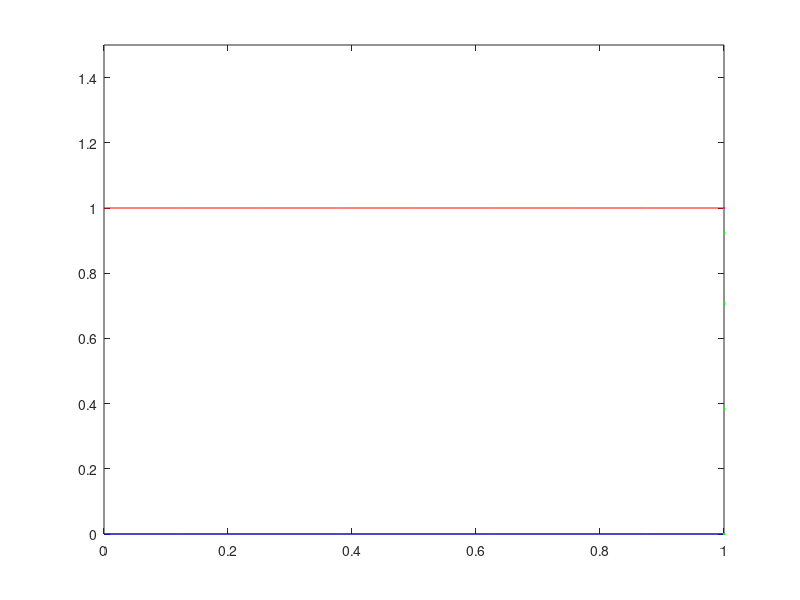

Recreate this plot in MATLAB.
a = 1;
b = 2;

%initialize parameters
t0 = 0;
tf = 1;
L = 8;
 

%define space mesh
h = 1 / L;
x = 0 : h  : 1;
x = x';

%set inital funcitons  
InitialPressure = sin( pi * x );
InitialVelocity = ones( 1 , length( x ) );

% define time mesh
k = h  ;
t = t0 : k : tf;
N = length( t ) - 1;

%wave speed details
rho1 = 1;                 %density
K1 = 1;                   %bulk modulus
rho2 = 1;
K2 = 1;
%impedence
Z1 = rho1 * K1;             
Z2 = rho2 * K2;

A = [ 0 K1 ; 1 / rho1 0 ];       %wave speed
R = [ -Z1 Z1 ; 1 1 ];
evaluesA = eig( A );
c0w = evaluesA( 1 );
c0z = evaluesA( 2 );

%CFL number
mu = A * k / h;

%preallocate u, set initial value using intital condition
U =struct('PressureEdge1',zeros( N + 1 , L + 1 ),...
          'VelocityEdge1',zeros( N + 1 , L + 1 ),...
          'PressureEdge2',zeros( N + 1 , L + 1 ),...
          'VelocityEdge2',zeros( N + 1 , L + 1 ));
U( : ).PressureEdge1( 1 , : ) = InitialPressure( 1 : L + 1 );
U( : ).VelocityEdge1( 1 , : ) = InitialVelocity( 1 : L + 1 );
U( : ).PressureEdge2( 1 , : ) = InitialPressure( L + 1 : end );
U( : ).VelocityEdge2( 1 , : ) = InitialVelocity( L + 1 : end );



%struct to store w,z at junctions, index gives egde, column 1 of struct is
%the char at the left endpoint 'a' and column 2 gives the char at the 
% right endpoint 'b'
%w left moving 
%z right moving
C=struct( 'w1',zeros( N + 1 , 2 ),...
          'z1',zeros( N + 1 , 2 ),...
          'w2',zeros( N + 1 , 2 ),...
          'z2',zeros( N + 1 , 2 ) );

%loop through time
for n=1:N
    %loop through space
    for j=2:L
%u(n + 1,j)= (u(n,j - 1) + u(n,j + 1))/2 -(mu/2)*(u(n,j + 1) - u(n,j - 1))
      
      %calculate interior nodes for edge 1
      prev = ( cell2mat( { U.PressureEdge1( n , j - 1 ),...
                           U.VelocityEdge1( n , j - 1 ) } ) )';
                  
      next = ( cell2mat( { U.PressureEdge1( n , j + 1 ),...
                           U.VelocityEdge1( n , j + 1 ) } ) )';
                  
      newU = ( prev + next ) / 2 - ( mu / 2 ) * ( next - prev );

      U.PressureEdge1( n + 1 , j ) = newU( 1 );
      U.VelocityEdge1( n + 1 , j ) = newU( 2 );
      
      %calculate interior nodes for edge 2
      prev = ( cell2mat( { U.PressureEdge2( n , j - 1),...
                           U.VelocityEdge2( n , j - 1 ) } ) )';
                    
      next = ( cell2mat( { U.PressureEdge2( n , j + 1 ),...
                           U.VelocityEdge2( n , j + 1 ) } ) )';
                    
      newU = ( prev + next ) / 2 - ( mu / 2 ) * ( next - prev );

      U.PressureEdge2( n + 1 , j ) = newU( 1 );
      U.VelocityEdge2( n + 1 , j ) = newU( 2 );
      

    end

    %JUNCTIONS
    
    j = 1;

    %calc  w char using pres/vel for egde 1 at vertex a
    prev = R * ( cell2mat( { U.PressureEdge1( n , j ),...
                             U.VelocityEdge1( n , j ) } ) )';
    
    %check to ensure press/vel for w/z satisfy IC
    C.w1( 1 , a ) = prev( 1 );
    C.z1( 1 , a ) = prev( 2 );
    
    next = R *( cell2mat( { U.PressureEdge1( n , j + 1 ),...
                             U.VelocityEdge1( n , j + 1 ) } ) )';
   
    %w(x^n)=c0(dt/dx)*(w_(L)-w_(L-1))+w_L...linear interpolation for known char
    %where c0=-1, an eigen value of A and the slope of the characteristic
    curr = c0w * ( k / h ) * ( prev - next ) + prev;
    
    %set w char value at vertex  
    C.w1( n + 1 , a ) = curr( 1 );
        
    %calc w char using pres/vel for edge 2 at vertex b
    prev = R * ( cell2mat( { U.PressureEdge2( n , j ),...
                             U.VelocityEdge2( n , j ) } ) )';
      
    next = R * ( cell2mat( { U.PressureEdge2( n , j + 1 ),...
                             U.VelocityEdge2( n , j + 1 ) } ) )';
   
    %check to ensure press/vel for w/z satisfy IC
    C.w2( 1 , b ) = prev( 1 );
    C.z2( 1 , b ) = prev( 2 );
      
    %w(x^n)=c0(dt/dx)*(z_(L)-z_(L-1))+z_L...linear interpolation for known char
    %where c0=-1, an eigen value of A and the slope of the characteristic
    curr = c0w * ( k / h ) * ( prev - next ) + prev;
    
    %set w char value at vertex 
    C.w2( n + 1 , b ) = curr( 1 );
    
    
    %JUNCTIONS
    
    j = L + 1;
    
    %calc z char using pres/vel for edge 1 at vertex b 
    prev = R * ( cell2mat( { U.PressureEdge1( n , j - 1 ),...
                             U.VelocityEdge1( n , j - 1 ) } ) )';
   
    next = R * (cell2mat( { U.PressureEdge1( n , j ),...
                            U.VelocityEdge1( n , j ) } ) )';
                      
    %check to ensure press/vel for w/z satisfy IC
    C.w1( 1 , b ) = next( 1 );
    C.z1( 1 , b ) = next( 2 );
    
    %z(x^n)=mu*(z_(L)-z_(L-1))+z_L...linear interpolation for known char
    curr = c0z * ( k / h ) * ( prev - next ) + next;
    
    %set w char value at vertex 
    C.z1( n + 1 , b ) = curr( 2 );
    
    %calc chars using pres/vel for edge 2 at vertex a
    prev = R * ( cell2mat( { U.PressureEdge2( n , j - 1 ),...
                             U.VelocityEdge2( n , j - 1 ) } ) )';
                         
    next = R * ( cell2mat( { U.PressureEdge2( n , j ),...
                             U.VelocityEdge2( n , j ) } ) )';
                         
    %check to ensure press/vel for w/z satisfy IC
    C.w2( 1 , a ) = next( 1 );
    C.z2( 1 , a ) = next( 2 );
   
    %z(x^n)=mu*(z_(L)-z_(L-1))+z_L...linear interpolation for known char
    curr = c0z * ( k / h ) * ( next - prev ) + next;
    
    %set w char value at vertex 
    C.z2( n + 1 , a ) = curr( 2 );
    
    
    
    %Vertex a
    %calc unk chars at vertex using juction conditions. Solve system 
    %Ax=b using interpolated chars 
    knownchars = ( cell2mat( { C.w1( n + 1 , a ),...
                               C.z2( n + 1 , a ) } ) )';
    %multiply by coeff matrix                       
    knownchars = [ Z1  Z2 ; -1 1 ] * knownchars;
    %solve
    unkchars = [ Z2 Z1 ; -1 1 ] \ knownchars ;
    %set new chars at vertex a 
    C.w2( n + 1 , a ) = unkchars( 1 );
    C.z1( n + 1 , a ) = unkchars( 2 );
  
    %calc press/vel using chars on edge 1 at vertex a
    newC = ( cell2mat( { C.w1( n + 1 , a ),...
                         C.z1( n + 1 , a ) } ) )';
                     
    newU = R \ newC;
    U.PressureEdge1( n + 1 , 1 ) = newU( 1 );
    U.VelocityEdge1( n + 1 , 1 ) = newU( 2 );
    
    %calc press/vel using chars on edge 2 at vertex a
    newC = ( cell2mat( { C.w2( n + 1 , a ),...
                         C.z2( n + 1 , a ) } ) )';
                     
    newU = R \ newC;
    U.PressureEdge2( n + 1 , L + 1 ) = newU( 1 );
    U.VelocityEdge2( n + 1 , L + 1 ) = newU( 2 );
    
    
    %Vertex b
    %calc unk chars at vertex using juction conditions. Solve system 
    %Ax=b using interpolated chars 
    knownchars = ( cell2mat( { C.w2( n + 1 , b ),...
                               C.z1( n + 1 , b ) } ) )';
    
    %multiply by coefficient matrix
    knownchars = [ Z2 Z1 ; 1 -1 ] * knownchars;
    %solve
    unkchars = [ Z1 Z2 ; 1 -1 ] \ knownchars;
    C.w1( n + 1 , b ) = unkchars( 1 );
    C.z2( n + 1 , b ) = unkchars( 2 );
    
    
    %calc press/vel using chars on edge 1 at vertex b  
    newC = ( cell2mat( { C.w1( n + 1 , b ),...
                         C.z1( n + 1 , b ) } ) )';
                     
    newU = R \ newC;
    U.PressureEdge1( n + 1 , L + 1 ) = newU( 1 );
    U.VelocityEdge1( n + 1 , L + 1 ) = newU( 2 );
   
    %calc press/vel using chars on edge 2 at vertex b
    newC = ( cell2mat( { C.w2( n + 1 , b ),...
                         C.z2( n + 1 , b ) } ) )';
                     
    newU = R \ newC;
    U.PressureEdge2( n + 1 , 1 ) = newU( 1 );
    U.VelocityEdge2( n + 1 , 1 ) = newU( 2 );

end

clf
%figure(glf)
% hold on
for i=1:N+1
    
    plot( x ( 1 : L + 1 ),U.PressureEdge1( i , : ),'b',...
          x ( L + 1 : end ),U.PressureEdge2( i , : ),'g',...
          x ( 1 : L + 1 ),U.VelocityEdge1( i , : ),'r',...
          x ( L + 1 : end ),U.VelocityEdge2( i , : ),'m')
      
	axis( [ 0  1  0 1.5 ])
    pause( .05 )
    drawnow

end
hold off
